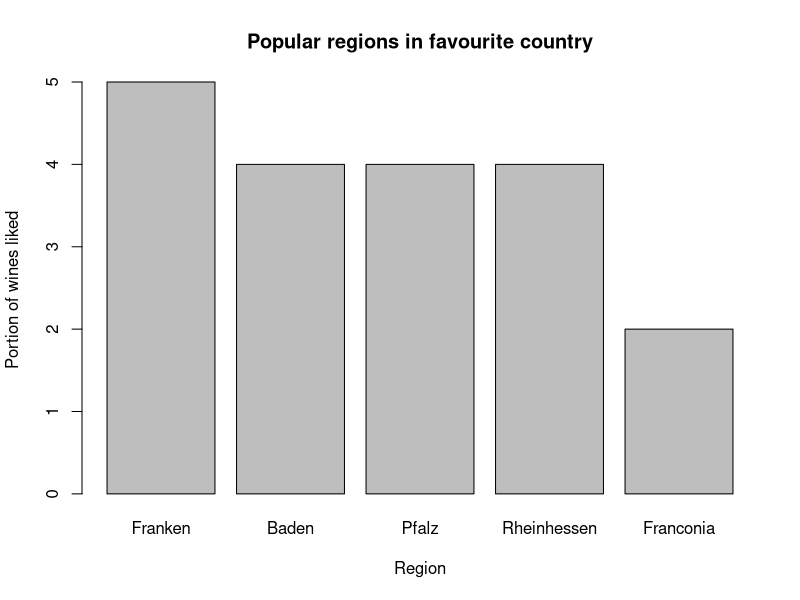

Write R code to recreate this figure.


library(data.table); library(tidyverse)
wein <- fread("./Weinbar.csv")



# PREPARE DATA
wein$price <- gsub(",",".",wein$price)
wein$Alcohol <- gsub(",",".",wein$Alcohol)
wein$year <- as.integer(wein$year)
wein$Alcohol <- as.numeric(wein$Alcohol)
wein$price <- as.numeric(wein$price)
wein <- wein[which(wein$liked != ""),]
wein <- wein[which(wein$country != ""),]
wein$tested <- as.factor(wein$tested)
wein$liked <- as.factor(wein$liked)
wein$colour <- as.factor(wein$colour)
wein$country <- as.factor(wein$country)
wein$region <- as.factor(wein$region)

# catalogue:
## pinot noir = spÃ¤tburgunder = pinot nero
## pinot grigio = grauburgunder = grauer burgunder = pinot gris 
## grenache = garnacha = cannonau
wein$grape[wein$grape %in% "Pinot Noir" | wein$grape %in% "Pinot Nero" | wein$grape %in% "SpÃ¤tburgunder"] <- "Pinot Noir"
wein$grape[wein$grape %in% "Pinot Grigio" | wein$grape %in% "Pinot Gris" | wein$grape %in% "Grauburgunder" | wein$grape %in% "Grauer Burgunder"] <- "Pinot Gris"
wein$grape[wein$grape %in% "Grenache" | wein$grape %in% "Cannonau" | wein$grape %in% "Garnacha"] <- "Grenache"



barplot(sort(table(wein$region[wein$country == names(sort(table(wein$country), decreasing = TRUE)[1])]), decreasing = TRUE)[1:5],
        main = "Popular regions in favourite country",
        xlab = "Region",
        ylab = "Portion of wines liked")

saveRDS(wein, "./Weinbar.rds")

# # FEATURE: FILTER BY LAND, COLOUR
# land <- "Germany"
# col <- "red"
# 
# if(nrow(wein[wein$country == land & wein$colour == col,]) == 0){sprintf("Sorry, you haven't had a %s from %s yet", col, land)
#   }else {print(wein[wein$country == land & wein$colour == col & wein$liked == "yes",])}
# 
# # FEATURE: SEARCH BY DESCRIPTION
# i <- "sueffig"
# wein[i %in% wein$description,]
# 
# 
# # FEATURE: RECOMMENDER
# val <- wein[,c("liked","grape", "colour", "country", "region")]
# library(kernlab);library(caret)
# weinlike <- train(y=val$liked[complete.cases(val)],
#                   x=valdum,
#                   method="svmRadial",
#                   trControl = trainControl(method="cv"))
# valdum <- model.matrix(liked~.,val[complete.cases(val),])
# valdum <- valdum[,2:ncol(valdum)]
# 
# head(valdum)
# any(is.na(wein$liked[complete.cases(wein)]))
# wein$liked
# nrow(val)
# 
# 
# 
# 
# # grap <- strsplit(wein$grape, ", ")
# # desc <- strsplit(wein$description, ", ")
# # 
# # max(sapply(grap,length))
# # max(sapply(desc,length))
# # 
# # 
# # 
# # library(tidyverse)
# # wein$grape <- as.factor(wein$grape)
# # wein <- wein %>% separate(grape, paste("grape", c(1:max(sapply(grap,length))), sep=""),", ")
# # wein <- wein %>% separate(description, paste("descr", c(1:max(sapply(desc,length))), sep=""), ", ")
